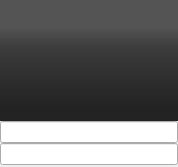
<?xml version="1.0" encoding="UTF-8"?>
<ui version="4.0">
 <class>thumbWidget</class>
 <widget class="QWidget" name="thumbWidget">
  <property name="geometry">
   <rect>
    <x>0</x>
    <y>0</y>
    <width>178</width>
    <height>167</height>
   </rect>
  </property>
  <property name="windowTitle">
   <string>Form</string>
  </property>
  <layout class="QVBoxLayout" name="verticalLayout">
   <property name="spacing">
    <number>0</number>
   </property>
   <property name="leftMargin">
    <number>0</number>
   </property>
   <property name="topMargin">
    <number>0</number>
   </property>
   <property name="rightMargin">
    <number>0</number>
   </property>
   <property name="bottomMargin">
    <number>2</number>
   </property>
   <item>
    <widget class="QWidget" name="widget" native="true">
     <property name="styleSheet">
      <string notr="true"> QWidget#widget
       {color: silver;
background-color: qlineargradient(spread:pad, x1:0.518, y1:1, x2:0.518, y2:0.15, stop:0.139 rgba(32, 31, 31, 250), stop:0.438 rgba(32, 31, 31, 235), stop:0.706 rgba(32, 31, 31, 220), stop:0.915842 rgba(32, 31, 31, 190));
         background-image:url(:/icons/texture.png), linear-gradient(hsla(0,0%,32%,.99), hsla(0,0%,27%,.95));
        selection-background-color:#3d8ec9;
        selection-color: black; background-clip: border;
        border-image: none; outline: 0;}</string>
     </property>
     <layout class="QVBoxLayout" name="verticalLayout_2">
      <property name="spacing">
       <number>0</number>
      </property>
      <property name="leftMargin">
       <number>0</number>
      </property>
      <property name="topMargin">
       <number>0</number>
      </property>
      <property name="rightMargin">
       <number>0</number>
      </property>
      <property name="bottomMargin">
       <number>1</number>
      </property>
      <item>
       <widget class="RemotePixmapLabel" name="thumbnail">
        <property name="minimumSize">
         <size>
          <width>178</width>
          <height>100</height>
         </size>
        </property>
        <property name="text">
         <string/>
        </property>
        <property name="alignment">
         <set>Qt::AlignCenter</set>
        </property>
       </widget>
      </item>
     </layout>
    </widget>
   </item>
   <item>
    <widget class="QLineEdit" name="fullUrl"/>
   </item>
   <item>
    <widget class="QLineEdit" name="thumbUrl"/>
   </item>
  </layout>
 </widget>
 <customwidgets>
  <customwidget>
   <class>RemotePixmapLabel</class>
   <extends>QLabel</extends>
   <header>remotepixmaplabel.h</header>
  </customwidget>
 </customwidgets>
 <resources/>
 <connections/>
</ui>
